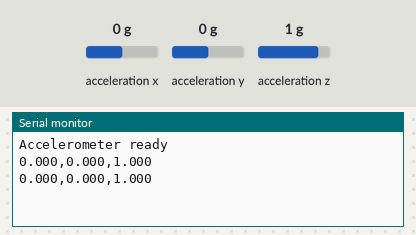
A sketch run on a simulated Arduino Nano 33 IoT. On the bench: the last lines printed to the serial monitor. The inputs (shaded band) are chosen by the test bench; at power-on: acceleration x 0 g, acceleration y 0 g, acceleration z 1 g.

Above: at 1.8 s.
1.9 s: acceleration x set to -1.4 g
At 2.8 s:
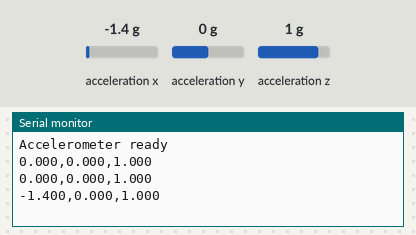
3.4 s: acceleration y set to -1.4 g
At 4.7 s:
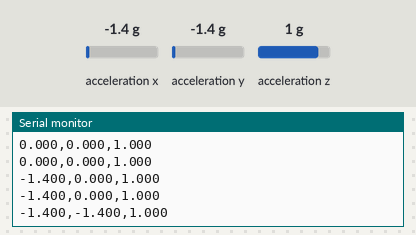
4.9 s: acceleration z set to -1.4 g
At 5.7 s:
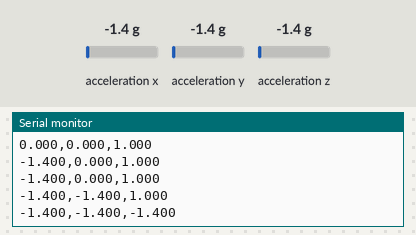

The sketch:

arduino.ino
```cpp
#include <Arduino_LSM6DS3.h>

void setup() {
  Serial.begin(9600);
  while (!Serial);
  if (!IMU.begin()) {
    Serial.println("Failed to initialize IMU!");
    while (1);
  }
  Serial.println("Accelerometer ready");
}

void loop() {
  float x, y, z;
  if (IMU.accelerationAvailable()) {
    IMU.readAcceleration(x, y, z);
    Serial.print(x, 3); Serial.print(",");
    Serial.print(y, 3); Serial.print(",");
    Serial.println(z, 3);
  }
  delay(1000);  // 1 Hz sampling
}
```

Measured:
- after the input at 1.9 s, the serial monitor: prints a new line after 0.10 s (image 1)
- after the input at 3.4 s, the serial monitor: prints a new line after 0.61 s (image 2)
- after the input at 4.9 s, the serial monitor: prints a new line after 0.11 s (image 3)
